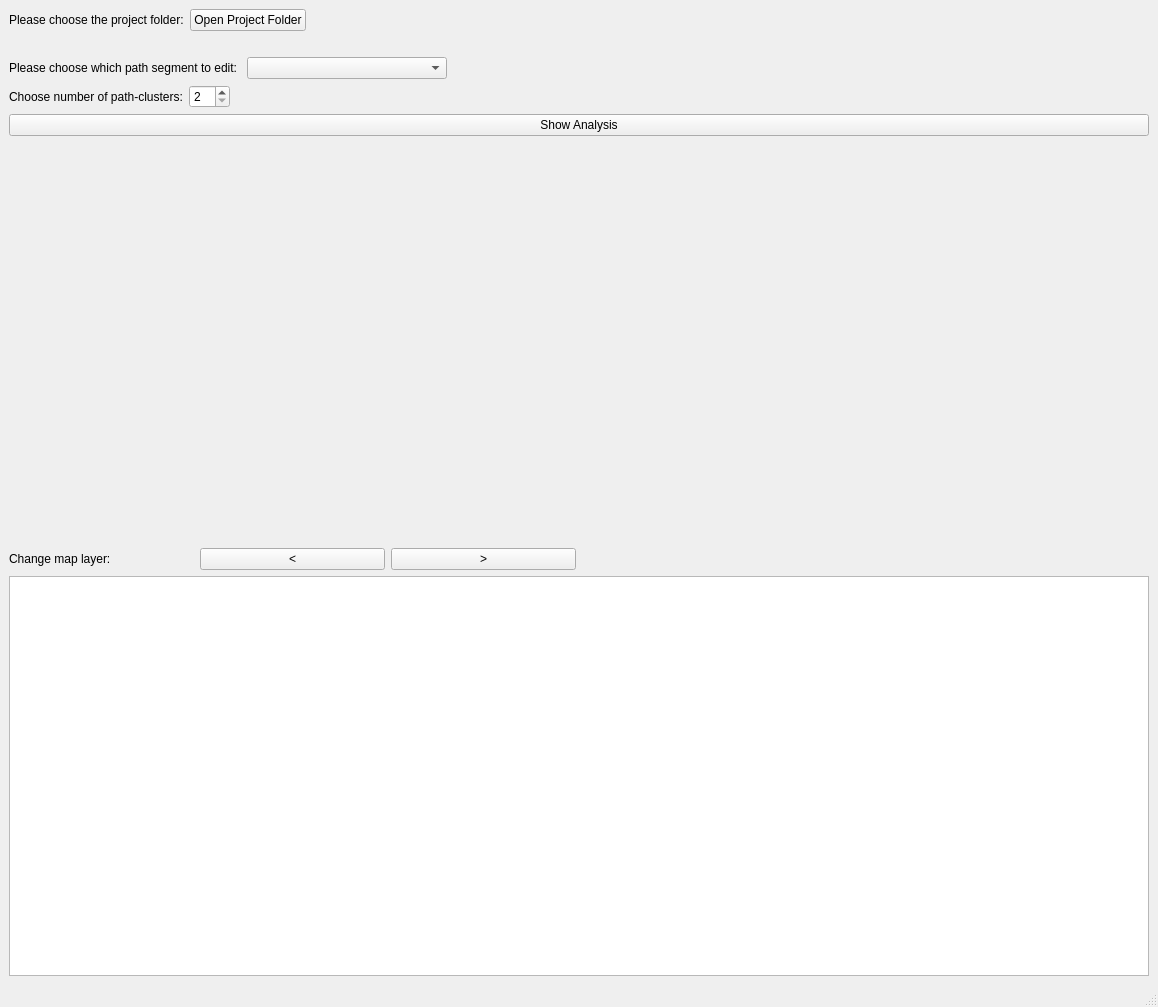
<?xml version="1.0" encoding="UTF-8"?>
<ui version="4.0">
 <class>MainWindow</class>
 <widget class="QMainWindow" name="MainWindow">
  <property name="geometry">
   <rect>
    <x>0</x>
    <y>0</y>
    <width>1158</width>
    <height>665</height>
   </rect>
  </property>
  <property name="minimumSize">
   <size>
    <width>0</width>
    <height>0</height>
   </size>
  </property>
  <property name="windowTitle">
   <string>MainWindow</string>
  </property>
  <widget class="QWidget" name="centralwidget">
   <layout class="QVBoxLayout" name="verticalLayout">
    <item>
     <layout class="QHBoxLayout" name="horizontalLayout_4">
      <item>
       <widget class="QLabel" name="label">
        <property name="text">
         <string>Please choose the project folder:</string>
        </property>
       </widget>
      </item>
      <item>
       <widget class="QPushButton" name="getpathfolder">
        <property name="text">
         <string>Open Project Folder</string>
        </property>
       </widget>
      </item>
      <item>
       <spacer name="horizontalSpacer">
        <property name="orientation">
         <enum>Qt::Horizontal</enum>
        </property>
        <property name="sizeHint" stdset="0">
         <size>
          <width>40</width>
          <height>20</height>
         </size>
        </property>
       </spacer>
      </item>
     </layout>
    </item>
    <item>
     <widget class="QLabel" name="erroroutput">
      <property name="text">
       <string/>
      </property>
     </widget>
    </item>
    <item>
     <layout class="QHBoxLayout" name="horizontalLayout_7">
      <item>
       <widget class="QLabel" name="label_6">
        <property name="text">
         <string>Please choose which path segment to edit: </string>
        </property>
       </widget>
      </item>
      <item>
       <widget class="QComboBox" name="pathsegmentchooser">
        <property name="minimumSize">
         <size>
          <width>200</width>
          <height>0</height>
         </size>
        </property>
       </widget>
      </item>
      <item>
       <spacer name="horizontalSpacer_2">
        <property name="orientation">
         <enum>Qt::Horizontal</enum>
        </property>
        <property name="sizeHint" stdset="0">
         <size>
          <width>40</width>
          <height>20</height>
         </size>
        </property>
       </spacer>
      </item>
     </layout>
    </item>
    <item>
     <layout class="QHBoxLayout" name="horizontalLayout_8">
      <item>
       <widget class="QLabel" name="label_2">
        <property name="text">
         <string>Choose number of path-clusters:</string>
        </property>
       </widget>
      </item>
      <item>
       <widget class="QSpinBox" name="numberofclusters">
        <property name="minimum">
         <number>2</number>
        </property>
        <property name="maximum">
         <number>10</number>
        </property>
        <property name="value">
         <number>2</number>
        </property>
       </widget>
      </item>
      <item>
       <spacer name="horizontalSpacer_3">
        <property name="orientation">
         <enum>Qt::Horizontal</enum>
        </property>
        <property name="sizeHint" stdset="0">
         <size>
          <width>40</width>
          <height>20</height>
         </size>
        </property>
       </spacer>
      </item>
     </layout>
    </item>
    <item>
     <widget class="QPushButton" name="recalculatebutton">
      <property name="text">
       <string>Show Analysis</string>
      </property>
     </widget>
    </item>
    <item>
     <layout class="QHBoxLayout" name="horizontalLayout">
      <item>
       <layout class="QVBoxLayout" name="verticalLayout_4">
        <item>
         <widget class="QWidget" name="pathplot" native="true">
          <property name="sizePolicy">
           <sizepolicy hsizetype="Fixed" vsizetype="Fixed">
            <horstretch>0</horstretch>
            <verstretch>0</verstretch>
           </sizepolicy>
          </property>
          <property name="minimumSize">
           <size>
            <width>500</width>
            <height>400</height>
           </size>
          </property>
         </widget>
        </item>
        <item>
         <layout class="QHBoxLayout" name="horizontalLayout_2">
          <item>
           <widget class="QLabel" name="label_3">
            <property name="text">
             <string>Change map layer:</string>
            </property>
           </widget>
          </item>
          <item>
           <widget class="QPushButton" name="map_down">
            <property name="text">
             <string>&lt;</string>
            </property>
           </widget>
          </item>
          <item>
           <widget class="QPushButton" name="map_up">
            <property name="text">
             <string>&gt;</string>
            </property>
           </widget>
          </item>
         </layout>
        </item>
       </layout>
      </item>
      <item>
       <widget class="QWidget" name="analysisplot" native="true">
        <property name="minimumSize">
         <size>
          <width>400</width>
          <height>400</height>
         </size>
        </property>
       </widget>
      </item>
     </layout>
    </item>
    <item>
     <widget class="QTableWidget" name="analysistable">
      <property name="minimumSize">
       <size>
        <width>0</width>
        <height>400</height>
       </size>
      </property>
     </widget>
    </item>
   </layout>
  </widget>
  <widget class="QMenuBar" name="menubar">
   <property name="geometry">
    <rect>
     <x>0</x>
     <y>0</y>
     <width>1158</width>
     <height>22</height>
    </rect>
   </property>
  </widget>
  <widget class="QStatusBar" name="statusbar"/>
 </widget>
 <resources/>
 <connections/>
</ui>
